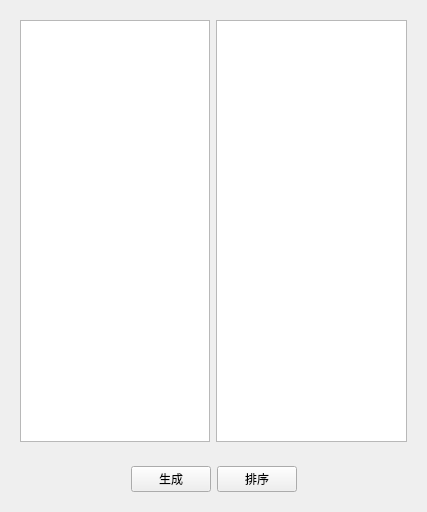
<?xml version="1.0" encoding="UTF-8"?>
<ui version="4.0">
 <class>Widget</class>
 <widget class="QWidget" name="Widget">
  <property name="geometry">
   <rect>
    <x>0</x>
    <y>0</y>
    <width>427</width>
    <height>512</height>
   </rect>
  </property>
  <property name="windowTitle">
   <string>Widget</string>
  </property>
  <layout class="QVBoxLayout" name="verticalLayout_2">
   <item>
    <layout class="QVBoxLayout" name="verticalLayout">
     <item>
      <widget class="QWidget" name="widget_2" native="true">
       <layout class="QHBoxLayout" name="horizontalLayout_2">
        <item>
         <widget class="QTextEdit" name="textEdit"/>
        </item>
        <item>
         <widget class="QTextEdit" name="textEdit_2"/>
        </item>
       </layout>
      </widget>
     </item>
     <item>
      <widget class="QWidget" name="widget" native="true">
       <layout class="QHBoxLayout" name="horizontalLayout">
        <item>
         <spacer name="horizontalSpacer">
          <property name="orientation">
           <enum>Qt::Horizontal</enum>
          </property>
          <property name="sizeHint" stdset="0">
           <size>
            <width>40</width>
            <height>20</height>
           </size>
          </property>
         </spacer>
        </item>
        <item>
         <widget class="QPushButton" name="pushButton">
          <property name="text">
           <string>生成</string>
          </property>
         </widget>
        </item>
        <item>
         <widget class="QPushButton" name="pushButton_2">
          <property name="text">
           <string>排序</string>
          </property>
         </widget>
        </item>
        <item>
         <spacer name="horizontalSpacer_2">
          <property name="orientation">
           <enum>Qt::Horizontal</enum>
          </property>
          <property name="sizeHint" stdset="0">
           <size>
            <width>40</width>
            <height>20</height>
           </size>
          </property>
         </spacer>
        </item>
       </layout>
      </widget>
     </item>
    </layout>
   </item>
  </layout>
 </widget>
 <resources/>
 <connections/>
</ui>
